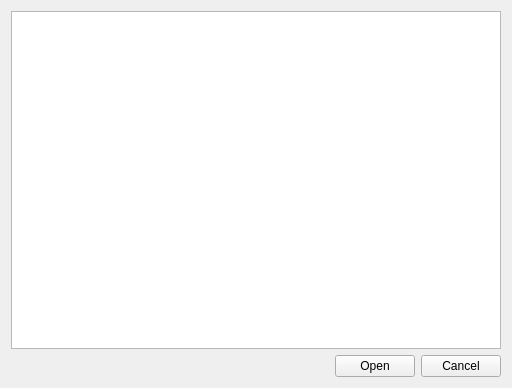
<?xml version="1.0" encoding="UTF-8"?>
<ui version="4.0">
 <class>OpenWidget</class>
 <widget class="QWidget" name="OpenWidget">
  <property name="windowModality">
   <enum>Qt::ApplicationModal</enum>
  </property>
  <property name="geometry">
   <rect>
    <x>0</x>
    <y>0</y>
    <width>512</width>
    <height>388</height>
   </rect>
  </property>
  <property name="contextMenuPolicy">
   <enum>Qt::DefaultContextMenu</enum>
  </property>
  <property name="windowTitle">
   <string>Open effect</string>
  </property>
  <layout class="QVBoxLayout" name="verticalLayout">
   <item>
    <widget class="QListWidget" name="listWidget">
     <property name="alternatingRowColors">
      <bool>true</bool>
     </property>
    </widget>
   </item>
   <item>
    <layout class="QHBoxLayout" name="horizontalLayout">
     <item>
      <spacer name="horizontalSpacer">
       <property name="orientation">
        <enum>Qt::Horizontal</enum>
       </property>
       <property name="sizeHint" stdset="0">
        <size>
         <width>40</width>
         <height>20</height>
        </size>
       </property>
      </spacer>
     </item>
     <item>
      <widget class="QPushButton" name="okButton">
       <property name="text">
        <string>Open</string>
       </property>
      </widget>
     </item>
     <item>
      <widget class="QPushButton" name="cancelButton">
       <property name="text">
        <string>Cancel</string>
       </property>
      </widget>
     </item>
    </layout>
   </item>
  </layout>
 </widget>
 <resources/>
 <connections/>
</ui>
